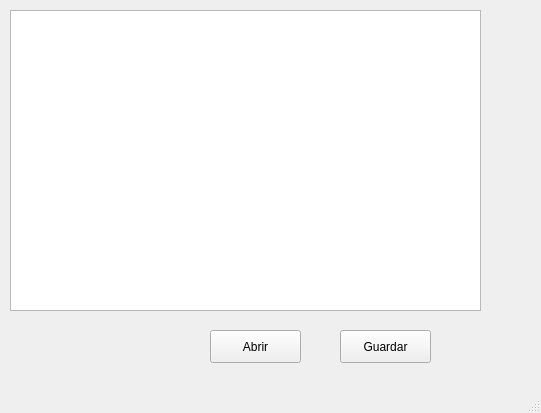
<?xml version="1.0" encoding="UTF-8"?>
<ui version="4.0">
 <class>MainWindow</class>
 <widget class="QMainWindow" name="MainWindow">
  <property name="geometry">
   <rect>
    <x>0</x>
    <y>0</y>
    <width>541</width>
    <height>413</height>
   </rect>
  </property>
  <property name="windowTitle">
   <string>MainWindow</string>
  </property>
  <widget class="QWidget" name="centralwidget">
   <widget class="QTextEdit" name="textEdit">
    <property name="geometry">
     <rect>
      <x>10</x>
      <y>10</y>
      <width>471</width>
      <height>301</height>
     </rect>
    </property>
   </widget>
   <widget class="QPushButton" name="pushButton">
    <property name="geometry">
     <rect>
      <x>340</x>
      <y>330</y>
      <width>91</width>
      <height>33</height>
     </rect>
    </property>
    <property name="text">
     <string>Guardar</string>
    </property>
   </widget>
   <widget class="QPushButton" name="pushButton_2">
    <property name="geometry">
     <rect>
      <x>210</x>
      <y>330</y>
      <width>91</width>
      <height>33</height>
     </rect>
    </property>
    <property name="text">
     <string>Abrir</string>
    </property>
   </widget>
  </widget>
  <widget class="QMenuBar" name="menubar">
   <property name="geometry">
    <rect>
     <x>0</x>
     <y>0</y>
     <width>541</width>
     <height>29</height>
    </rect>
   </property>
  </widget>
  <widget class="QStatusBar" name="statusbar"/>
 </widget>
 <resources/>
 <connections/>
</ui>
